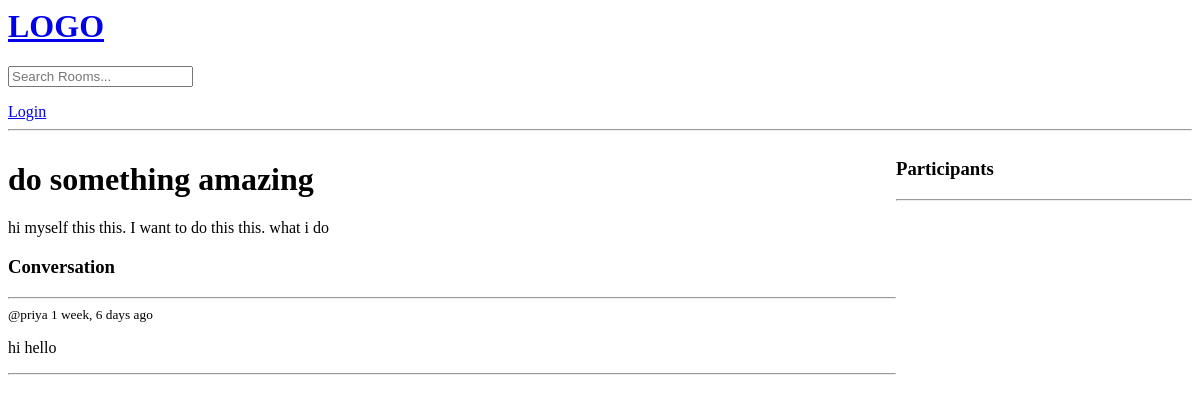
Page /room/6/ on the earlier database version.
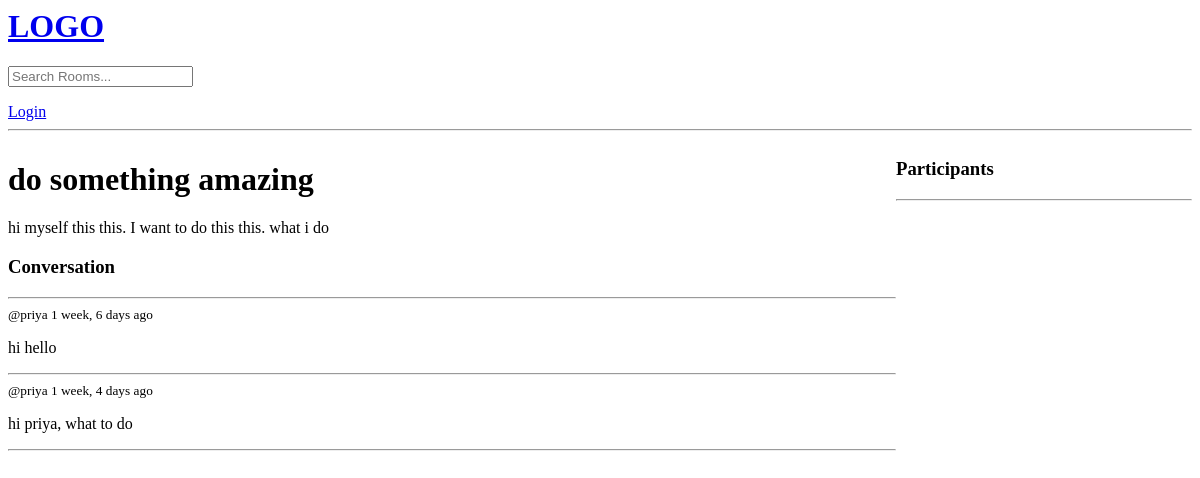
Same page on the later database version.
### base/models.py (models this page shows, shortened)
class Message(models.Model):
    user = models.ForeignKey(User, on_delete=models.CASCADE)
    room = models.ForeignKey(Room, on_delete=models.CASCADE)
    body = models.TextField()
    updated = models.DateTimeField(auto_now=True)
    created = models.DateTimeField(auto_now_add=True)

### base/views.py (the view, shortened to what this page needs)
# urls.py: path('room/<str:pk>/', views.room, name="room"),
def room(request, pk):
    room = Room.objects.get(id=pk)
    room_messages = room.message_set.all()
    participants = room.participants.all()
    context = {'room': room, 'room_messages': room_messages, 'participants':participants}
    return render(request, 'base/room.html', context)

### base/templates/base/room.html (shortened to what this page needs)
{% extends 'main.html' %}
{% block content %}
<div class="room-container">
    <div>
        <h1>{{ room.name }}</h1>
        <p>{{ room.description }}</p>
        <div class="comment-wrapper">
            <h3>Conversation</h3>
            <hr>
            {% for message in room_messages %}
                <div>
                    <small>@{{ message.user }} {{ message.created|timesince }} ago </small>
                    <p>{{ message.body }}</p>
                    <hr>
                </div>
            {% endfor %}
        </div>
    </div>
    <div>
        <h3>Participants</h3>
        <hr>
    </div>
</div>
{% endblock %}

Differences in the rows shown:
added Message: user "priya", created "1 week, 4 days", body "hi priya, what to do"
